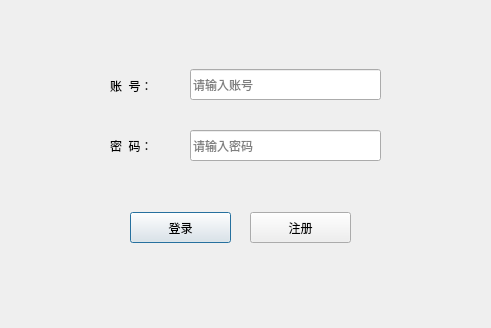
<?xml version="1.0" encoding="UTF-8"?>
<ui version="4.0">
 <class>Login</class>
 <widget class="QDialog" name="Login">
  <property name="geometry">
   <rect>
    <x>0</x>
    <y>0</y>
    <width>491</width>
    <height>328</height>
   </rect>
  </property>
  <property name="windowTitle">
   <string>登录窗口</string>
  </property>
  <property name="windowIcon">
   <iconset>
    <normaloff>:/1.jpg</normaloff>:/1.jpg</iconset>
  </property>
  <property name="styleSheet">
   <string notr="true"/>
  </property>
  <widget class="QLabel" name="label_2">
   <property name="geometry">
    <rect>
     <x>110</x>
     <y>130</y>
     <width>71</width>
     <height>31</height>
    </rect>
   </property>
   <property name="text">
    <string>密  码：</string>
   </property>
  </widget>
  <widget class="QLineEdit" name="lineEdit">
   <property name="geometry">
    <rect>
     <x>190</x>
     <y>69</y>
     <width>191</width>
     <height>31</height>
    </rect>
   </property>
   <property name="placeholderText">
    <string>请输入账号</string>
   </property>
  </widget>
  <widget class="QLineEdit" name="lineEdit_2">
   <property name="enabled">
    <bool>true</bool>
   </property>
   <property name="geometry">
    <rect>
     <x>190</x>
     <y>130</y>
     <width>191</width>
     <height>31</height>
    </rect>
   </property>
   <property name="text">
    <string/>
   </property>
   <property name="echoMode">
    <enum>QLineEdit::Password</enum>
   </property>
   <property name="placeholderText">
    <string>请输入密码</string>
   </property>
  </widget>
  <widget class="QPushButton" name="pushButton">
   <property name="geometry">
    <rect>
     <x>130</x>
     <y>212</y>
     <width>101</width>
     <height>31</height>
    </rect>
   </property>
   <property name="text">
    <string>登录</string>
   </property>
  </widget>
  <widget class="QPushButton" name="pushButton_2">
   <property name="geometry">
    <rect>
     <x>250</x>
     <y>212</y>
     <width>101</width>
     <height>31</height>
    </rect>
   </property>
   <property name="text">
    <string>注册</string>
   </property>
  </widget>
  <widget class="QLabel" name="label_3">
   <property name="geometry">
    <rect>
     <x>110</x>
     <y>70</y>
     <width>71</width>
     <height>31</height>
    </rect>
   </property>
   <property name="text">
    <string>账  号：</string>
   </property>
  </widget>
 </widget>
 <layoutdefault spacing="6" margin="11"/>
 <resources/>
 <connections/>
</ui>
